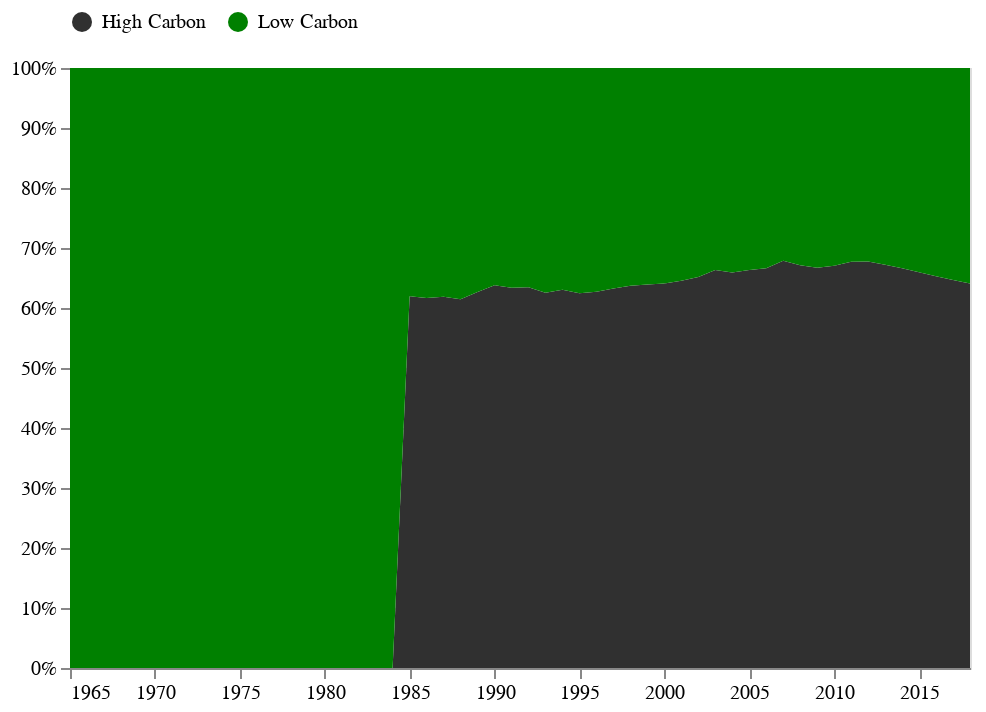

Write notebook code for a chart like this one.
### Code cell
# Add vertical line to Generation Type area chart

# Create a selection that chooses the nearest point & selects based on Year
nearest = alt.selection(
    type='single',
    nearest=True,
    on='mouseover',
    fields=['Year'],
    empty='none')

# Year value on mouse hover
x_selectors = alt.Chart(generation).mark_point().encode(
    x='Year:T',
    opacity=alt.value(0),
).add_selection(nearest)

# Draw a vertical line at the location of the mouse hover
rules = alt.Chart(generation).mark_rule(color='black').encode(
    x='Year:T',
).transform_filter(nearest)

# Layer line on top of Generation Type area chart
area_chart = alt.layer(area_chart, x_selectors, rules)

area_chart

### Figure 1 — Vega-Lite specification as saved in the notebook (floating-point values rounded to 4 significant figures; data arrays with more than 128 entries replaced by an {"elided": "..."} marker saying what was removed)
{"config": {"view": {"continuousWidth": 400, "continuousHeight": 300}}, "layer": [{"mark": "area", "encoding": {"color": {"field": "SourceType", "legend": {"direction": "horizontal", "orient": "top"}, "scale": {"range": ["#303030", "green"]}, "title": null, "type": "nominal"}, "order": {"field": "SourceType", "sort": "ascending", "type": "nominal"}, "x": {"axis": {}, "field": "Year", "title": null, "type": "temporal"}, "y": {"aggregate": "sum", "axis": {"format": "%"}, "field": "TWh", "stack": "normalize", "title": null, "type": "quantitative"}}, "height": 300, "width": 450}, {"mark": "point", "encoding": {"opacity": {"value": 0}, "x": {"field": "Year", "type": "temporal"}}, "selection": {"selector034": {"type": "single", "nearest": true, "on": "mouseover", "fields": ["Year"], "empty": "none"}}}, {"mark": {"type": "rule", "color": "black"}, "encoding": {"x": {"field": "Year", "type": "temporal"}}, "transform": [{"filter": {"selection": "selector034"}}]}], "data": {"name": "data-d91ec2764f9c7260fabae39657d65962"}, "$schema": "https://vega.github.io/schema/vega-lite/v4.17.0.json", "datasets": {"data-d91ec2764f9c7260fabae39657d65962": {"elided": "2916 records"}}}
